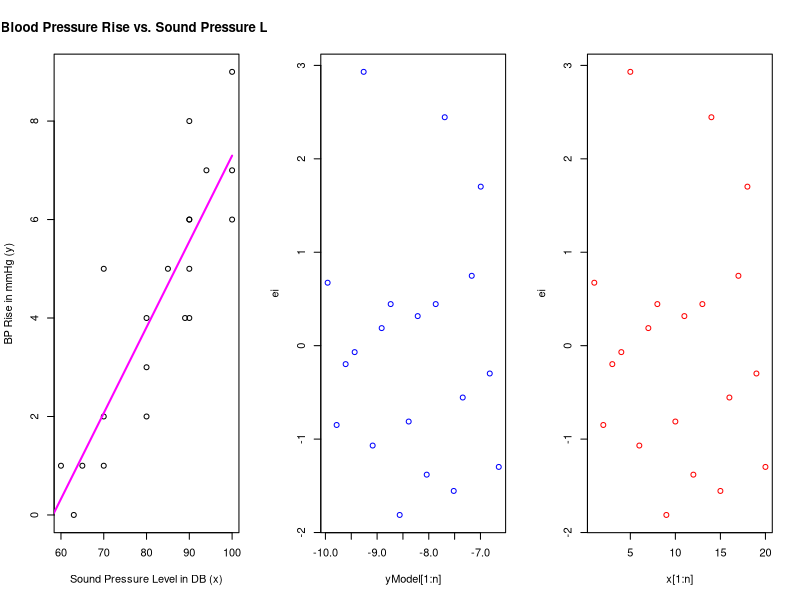

Write R code to recreate this figure.

# FINISHED
rm(list=ls())
if(!is.null(dev.list())) dev.off()
cat("\f")

# This question was coded manually for practice and error verification

xVals <- c(60, 63, 65, 70, 70, 70, 80, 90, 80, 80,
           85, 89, 90, 90, 90, 90, 94, 100, 100, 100)

yVals <- c(1, 0, 1, 2, 5, 1, 4, 6, 2, 3,
           5, 4, 6, 8, 4, 5, 7, 9, 7, 6)

n <- length(xVals)

par(mfrow=c(1,3)) # layout for a 1x3 plot layout

# PART a) Scatter Plot
plot(x = xVals, y = yVals,
     main = 'Blood Pressure Rise vs. Sound Pressure Level',
     xlab = "Sound Pressure Level in DB (x)", 
     ylab = "BP Rise in mmHg (y)") # creating the scatter plot

# PART b) least squares method
sumYX <- 0
for (i in 1 : n) {
  sumYX = sumYX + xVals[i] * yVals[i]
}

sumY <- sum(yVals)

sumX <- sum(xVals)

sumXSq <- 0

for (i in 1 : n) {
  sumXSq = sumXSq + xVals[i]^2
}

sxy <- sumYX - ((sumY * sumX) / n)
sxx <-  sumXSq - (sumX^2 / n)

slope <- sxy / sxx

yBar <- (1/n) * sumY
xBar <- (1/n) * sumX

intercept <- yBar - (slope * xBar)

x <- c(1 : max(xVals))

yModel <-  slope*x + intercept #

SSE <- 0
for (i in 1 : n) {
  SSE = SSE + (yVals[[i]] - yModel[[ xVals[[i]] ]])^2
}

estVar <- SSE / (n - 2) # estimator of variance
  

# plotting the line graph OVER the scatter plot
lines(x, yModel, col = "magenta", lwd = 2)
cat("a) and b) are shown on the graph with the linear regression model
overlaid on the scatter plot. A simple linear regression model does seem
appropriate\nFor part b) Sigma^2 =", estVar, "\n")

# PART c)

predMean = yModel[[85]] # DEBUG!!!
cat("c) Predicted mean with a DB of 85 = ", predMean, "\n")

# PART d)

SST <- SSE + slope*sxy

Rsq <- 1 - (SSE / SST) # Coefficient of Determination
cat("d) Coefficient of Determination R^2 = ", Rsq, "\n")

# PART e)

ei <- 0
for (i in 1 : n) {
  ei[[i]] <- yVals[[i]] - yModel[[ xVals[[i]] ]]
}

plot(yModel[1:n], ei, col = "blue")
plot(x[1:n], ei, col = "red")
writeLines("e) The red and blue dots on the plot are the residuals vs yhat and x, respectively")


